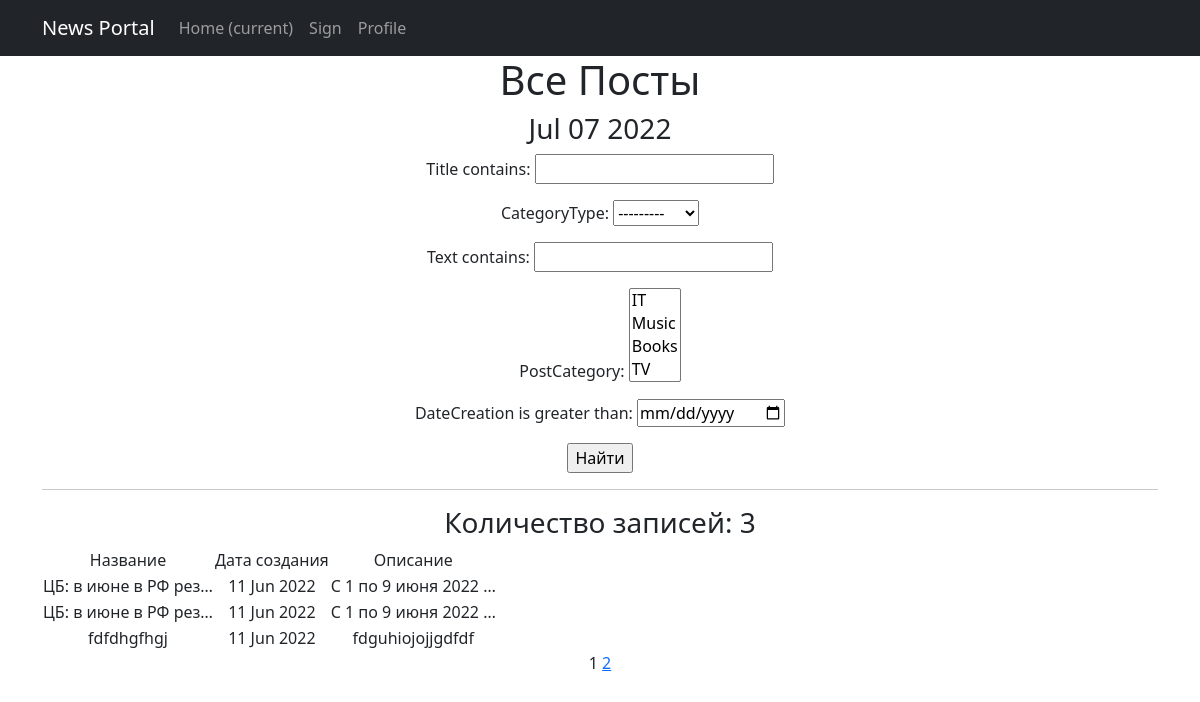
The app's page /news/search/ with its own data.
### newapp/models.py (models this page shows, shortened)
class Post(models.Model):
    author = models.ForeignKey(Author, on_delete=models.CASCADE)
    NEWS = 'NW'
    ARTICLE = 'AR'
    CATEGORY_CHOICES = (
        (NEWS, "новость"),
        (ARTICLE, "статья")
    )
    categoryType = models.CharField(max_length=2, choices=CATEGORY_CHOICES, default=ARTICLE)
    dateCreation = models.DateTimeField(auto_now_add=True)
    postCategory = models.ManyToManyField(Category, through='PostCategory')
    title = models.CharField(max_length=128)
    text = models.TextField()
    rating = models.SmallIntegerField(default=0)

### newapp/views.py (the view)
# urls.py: path('search/',Post_Filter.as_view(),name='search'),
class Post_Filter(ListView):
    model = Post
    ordering = '-dateCreation'
    template_name = 'search.html'
    context_object_name = 'News'
    paginate_by = 3
    form_class =PostForm
    def get_queryset(self):
        queryset=super().get_queryset()
        self.filterset=PostFilter(self.request.GET,queryset)
        return self.filterset.qs
    def get_context_data(self, **kwargs):
        context = super().get_context_data(**kwargs)
        context['time_now'] = datetime.utcnow()
        context['filterset'] = self.filterset
        return context

### newapp/models.py (called while the page is built)
    def __str__(self):
        return '{}'.format(self.name)

### newapp/templatetags/custom_filters.py (called while the page is built)
@register.filter()
def censor(text):
    Cens_word = ["Редиска"]
    low = text.lower()
    for i in Cens_word:
        if i.find(low):
            low = text.replace(i[1:], "*" * (len(i) -1))
    return f'{low}'

### newapp/templatetags/custom_tags.py (called while the page is built)
@register.simple_tag(takes_context=True)
def url_replace(context, **kwargs):
   d = context['request'].GET.copy()
   for k, v in kwargs.items():
       d[k] = v
   return d.urlencode()

### templates/search.html (shortened to what this page needs)
{% extends 'flatpages/default.html' %}
{% load custom_filters %}
{% load custom_tags %}
{% block content %}
<h1> Все Посты</h1>
<h3>{{ time_now|date:'M d Y' }}</h3>
<form action="" method="get">
       {{ filterset.form.as_p }}
       <input type="submit" value="Найти" />
   </form>
<hr>
{% if News %}
<h3>Количество записей: {{News|length }}</h3>
    <table>
        <tr>
            <td>Название</td>
            <td>Дата создания</td>
            <td>Описание</td>
        </tr>
        {% for new in News %}
    <tr>
        <td>{{ new.title|truncatechars:20|censor }}</td>
        <td>{{ new.dateCreation|date:'d M Y' }}</td>
        <td>{{ new.text|truncatechars:20|censor }}</td>
    </tr>
        {% endfor %}
    </table>
{% else %}
       <h2>Постов нет!</h2>
{% endif %}
   {{ page_obj.number }}
   {% if page_obj.has_next %}
       <a href="?{% url_replace page=page_obj.next_page_number %}">{{ page_obj.next_page_number }}</a>
   {% endif %}
{% endblock content %}

### records on screen
Post: title|censor "ЦБ: в июне в РФ рез…", dateCreation "11 Jun 2022", text|censor "С 1 по 9 июня 2022 …"
Post: title|censor "ЦБ: в июне в РФ рез…", dateCreation "11 Jun 2022", text|censor "С 1 по 9 июня 2022 …"
Post: title|censor "fdfdhgfhgj", dateCreation "11 Jun 2022", text|censor "fdguhiojojjgdfdf"

### other values on screen
{{ time_now|date:'M d Y' }} "Jul 07 2022"
{{ News|length }} "3"
{{ page_obj.number }} "1"
{{ page_obj.next_page_number }} "2"
